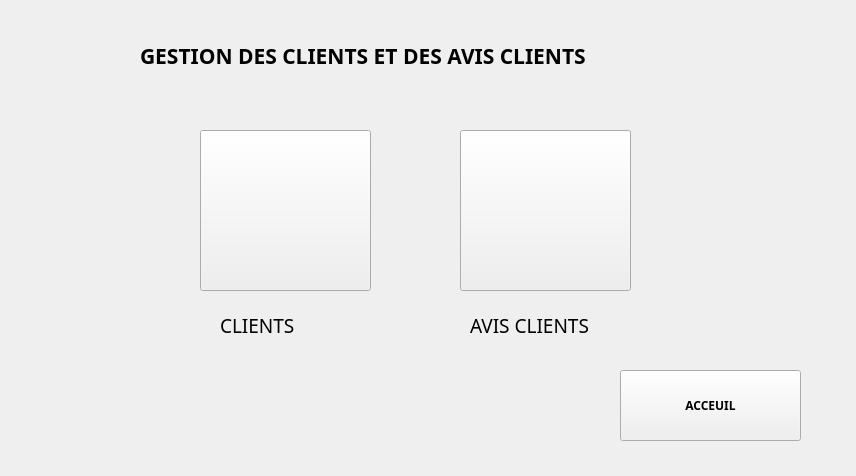
<?xml version="1.0" encoding="UTF-8"?>
<ui version="4.0">
 <class>GUI_ClientAvis</class>
 <widget class="QWidget" name="GUI_ClientAvis">
  <property name="geometry">
   <rect>
    <x>0</x>
    <y>0</y>
    <width>856</width>
    <height>476</height>
   </rect>
  </property>
  <property name="windowTitle">
   <string>Form</string>
  </property>
  <widget class="QLabel" name="label">
   <property name="geometry">
    <rect>
     <x>140</x>
     <y>30</y>
     <width>571</width>
     <height>51</height>
    </rect>
   </property>
   <property name="font">
    <font>
     <family>Century Gothic</family>
     <pointsize>16</pointsize>
     <weight>75</weight>
     <bold>true</bold>
    </font>
   </property>
   <property name="text">
    <string>GESTION DES CLIENTS ET DES AVIS CLIENTS</string>
   </property>
  </widget>
  <widget class="QPushButton" name="entraineurs">
   <property name="geometry">
    <rect>
     <x>200</x>
     <y>130</y>
     <width>171</width>
     <height>161</height>
    </rect>
   </property>
   <property name="text">
    <string/>
   </property>
   <property name="icon">
    <iconset resource="images.qrc">
     <normaloff>:/icons/client.png</normaloff>:/icons/client.png</iconset>
   </property>
   <property name="iconSize">
    <size>
     <width>150</width>
     <height>150</height>
    </size>
   </property>
  </widget>
  <widget class="QPushButton" name="joueurs">
   <property name="geometry">
    <rect>
     <x>460</x>
     <y>130</y>
     <width>171</width>
     <height>161</height>
    </rect>
   </property>
   <property name="text">
    <string/>
   </property>
   <property name="icon">
    <iconset resource="images.qrc">
     <normaloff>:/icons/pngwing.com.png</normaloff>:/icons/pngwing.com.png</iconset>
   </property>
   <property name="iconSize">
    <size>
     <width>200</width>
     <height>200</height>
    </size>
   </property>
  </widget>
  <widget class="QLabel" name="label_2">
   <property name="geometry">
    <rect>
     <x>220</x>
     <y>300</y>
     <width>141</width>
     <height>51</height>
    </rect>
   </property>
   <property name="font">
    <font>
     <family>Century Gothic</family>
     <pointsize>14</pointsize>
    </font>
   </property>
   <property name="text">
    <string>CLIENTS</string>
   </property>
  </widget>
  <widget class="QLabel" name="label_3">
   <property name="geometry">
    <rect>
     <x>470</x>
     <y>300</y>
     <width>141</width>
     <height>51</height>
    </rect>
   </property>
   <property name="font">
    <font>
     <family>Century Gothic</family>
     <pointsize>14</pointsize>
    </font>
   </property>
   <property name="text">
    <string>AVIS CLIENTS</string>
   </property>
  </widget>
  <widget class="QPushButton" name="pushButton">
   <property name="geometry">
    <rect>
     <x>620</x>
     <y>370</y>
     <width>181</width>
     <height>71</height>
    </rect>
   </property>
   <property name="font">
    <font>
     <family>Century Gothic</family>
     <weight>75</weight>
     <bold>true</bold>
    </font>
   </property>
   <property name="text">
    <string>ACCEUIL</string>
   </property>
   <property name="icon">
    <iconset resource="images.qrc">
     <normaloff>:/icons/acceuil.png</normaloff>:/icons/acceuil.png</iconset>
   </property>
   <property name="iconSize">
    <size>
     <width>30</width>
     <height>30</height>
    </size>
   </property>
  </widget>
 </widget>
 <resources>
  <include location="images.qrc"/>
 </resources>
 <connections/>
</ui>
